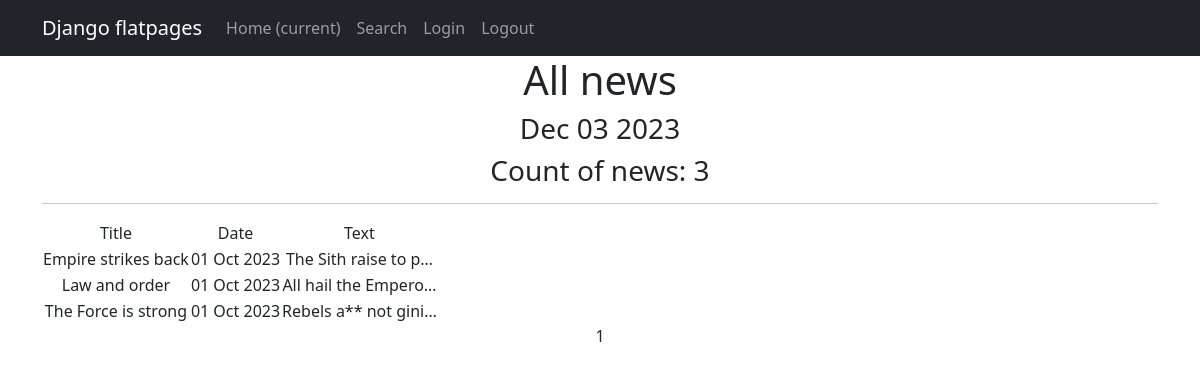
Before: /news/ with the older database file.
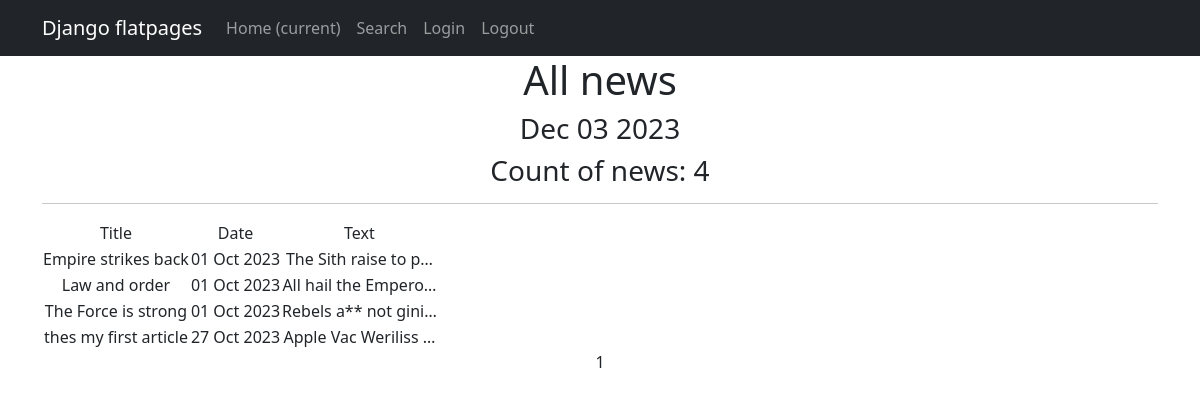
After: the same page with the newer database file.
### news/models.py (models this page shows, shortened)
class Post(models.Model):
    author = models.ForeignKey(Author, on_delete=models.CASCADE)
    NEWS = 'NW'
    ARTICLE = 'AR'
    CAT_CHOICES = (
        (NEWS, 'Новость'),
        (ARTICLE, 'Статья'),
    )
    type = models.CharField(max_length=2, choices=CAT_CHOICES, default=ARTICLE)
    date = models.DateTimeField(auto_now_add=True)
    category = models.ManyToManyField(Category, through='PostCategory')
    text = models.TextField(default='')
    title = models.CharField(max_length=255)
    rating = models.SmallIntegerField(default=0)

### news/views.py (the view)
# urls.py: path('', PostsList.as_view()),
class PostsList(ListView):
    logger.info('DEBUG')
    model = Post
    ordering = 'date' # D3.3
    template_name = 'news.html'
    context_object_name = 'news'
    paginate_by = 10  # вот так мы можем указать количество записей на странице D 4.2
    def get_context_data(self, **kwargs):
        context = super().get_context_data(**kwargs)
        context['time_now'] = datetime.utcnow()
        context['next_sale'] = None
        return context
    '''def get_queryset(self):
        # Получаем обычный запрос
        queryset = super().get_queryset()
        # Используем наш класс фильтрации.
        # self.request.GET содержит объект QueryDict, который мы рассматривали
        # в этом юните ранее.
        # Сохраняем нашу фильтрацию в объекте класса,
        # чтобы потом добавить в контекст и использовать в шаблоне.
        self.filterset = PostFilter(self.request.GET, queryset)
        # Возвращаем из функции отфильтрованный список товаров
        return self.filterset.qs'''

### news/templatetags/custom_filters.py (called while the page is built)
@register.filter() # or register.filter(name=’currency_rub’)
def censor(value): # {{ price|currency }}
   value_split = value.split()
   for i in range(len(value_split)):
       for p in poor_words:
           if p == value_split[i]:
               value_split[i] = poor_words[p]
   value = ' '.join(value_split)
   return f'{value}'

### templates/news.html (shortened to what this page needs)
{% extends 'flatpages/default.html' %}
{% load custom_filters %}
{% load custom_tags %}
{% block content %}
   <h1>All news</h1>
   <h3>{{ time_now|date:'M d Y' }}</h3>
    <h3>Count of news: {{ news|length }} </h3>
   <hr>
   {% if news %}
      <table>
         <tr>
            <td>Title</td>
            <td>Date</td>
            <td>Text</td>
         </tr>
         {% for new in news %}
         <tr>
            <td>{{ new.title }}</td>
            <td>{{ new.date|date:'d M Y' }}</td>
            <td>{{ new.text|censor|truncatechars:20 }}</td>
         </tr>
         {% endfor %}
      </table>
   {% else %}
      <h2>No news!</h2>
   {% endif %}
   {{ page_obj.number }}
{% endblock content %}

Changed rows visible on the page:
added Post: title "thes my first article", date "27 Oct 2023", text|censor "Apple Vac Weriliss …"
Other visible differences:
{{ news|length }}: "3" → "4"
